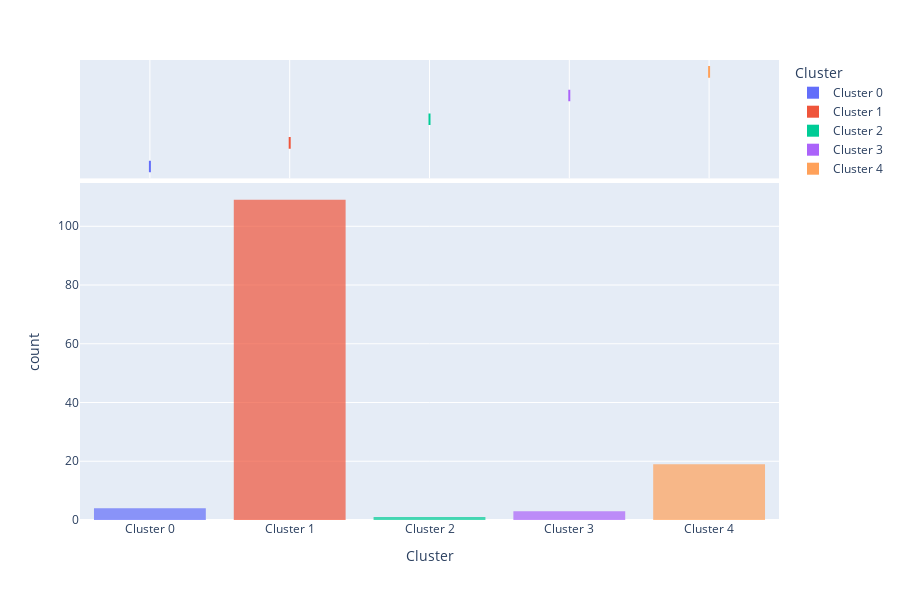

The notebook cell saved with this chart:
### Code cell
plot_model(model_kmeans, plot = 'distribution')

### Figure 1 — Plotly figure (JSON) as saved in the notebook; plotly's stock layout.template omitted (floating-point values rounded to 4 significant figures; data arrays with more than 128 entries replaced by an {"elided": "..."} marker saying what was removed)
{"data": [{"alignmentgroup": "True", "bingroup": "x", "hovertemplate": "Cluster=%{x}<br>count=%{y}<extra></extra>", "legendgroup": "Cluster 0", "marker": {"color": "#636efa", "opacity": 0.7, "pattern": {"shape": ""}}, "name": "Cluster 0", "offsetgroup": "Cluster 0", "orientation": "v", "showlegend": true, "type": "histogram", "x": ["Cluster 0", "Cluster 0", "Cluster 0", "Cluster 0"], "xaxis": "x", "yaxis": "y"}, {"alignmentgroup": "True", "customdata": [[117, "Mayorista", "1761420335-1", 24, 434553, 17, "117-Mayorista"], [117, "Mayorista", "879308950-1", 24, 441186, 24, "117-Mayorista"], [117, "Mayorista", "1760425173-1", 24, 255537, 24, "117-Mayorista"], [117, "Mayorista", "1750729655-1", 24, 342816, 20, "117-Mayorista"]], "hovertemplate": "Cluster=%{x}<br>Codigo distrito=%{customdata[0]}<br>Nombre tipo zona=%{customdata[1]}<br>Nit cliente-sucursal=%{customdata[2]}<br>Recency=%{customdata[3]}<br>Monetary=%{customdata[4]}<br>Frequency=%{customdata[5]}<br>Distrito-Nombretipozona=%{customdata[6]}<extra></extra>", "legendgroup": "Cluster 0", "marker": {"color": "#636efa"}, "name": "Cluster 0", "notched": true, "offsetgroup": "Cluster 0", "showlegend": false, "type": "box", "x": ["Cluster 0", "Cluster 0", "Cluster 0", "Cluster 0"], "xaxis": "x2", "yaxis": "y2"}, {"alignmentgroup": "True", "bingroup": "x", "hovertemplate": "Cluster=%{x}<br>count=%{y}<extra></extra>", "legendgroup": "Cluster 1", "marker": {"color": "#EF553B", "opacity": 0.7, "pattern": {"shape": ""}}, "name": "Cluster 1", "offsetgroup": "Cluster 1", "orientation": "v", "showlegend": true, "type": "histogram", "x": ["Cluster 1", "Cluster 1", "Cluster 1", "Cluster 1", "Cluster 1", "Cluster 1", "Cluster 1", "Cluster 1", "Cluster 1", "Cluster 1", "Cluster 1", "Cluster 1", "Cluster 1", "Cluster 1", "Cluster 1", "Cluster 1", "Cluster 1", "Cluster 1", "Cluster 1", "Cluster 1", "Cluster 1", "Cluster 1", "Cluster 1", "Cluster 1", "Cluster 1", "Cluster 1", "Cluster 1", "Cluster 1", "Cluster 1", "Cluster 1", "Cluster 1", "Cluster 1", "Cluster 1", "Cluster 1", "Cluster 1", "Cluster 1", "Cluster 1", "Cluster 1", "Cluster 1", "Cluster 1", "Cluster 1", "Cluster 1", "Cluster 1", "Cluster 1", "Cluster 1", "Cluster 1", "Cluster 1", "Cluster 1", "Cluster 1", "Cluster 1", "Cluster 1", "Cluster 1", "Cluster 1", "Cluster 1", "Cluster 1", "Cluster 1", "Cluster 1", "Cluster 1", "Cluster 1", "Cluster 1", "Cluster 1", "Cluster 1", "Cluster 1", "Cluster 1", "Cluster 1", "Cluster 1", "Cluster 1", "Cluster 1", "Cluster 1", "Cluster 1", "Cluster 1", "Cluster 1", "Cluster 1", "Cluster 1", "Cluster 1", "Cluster 1", "Cluster 1", "Cluster 1", "Cluster 1", "Cluster 1", "Cluster 1", "Cluster 1", "Cluster 1", "Cluster 1", "Cluster 1", "Cluster 1", "Cluster 1", "Cluster 1", "Cluster 1", "Cluster 1", "Cluster 1", "Cluster 1", "Cluster 1", "Cluster 1", "Cluster 1", "Cluster 1", "Cluster 1", "Cluster 1", "Cluster 1", "Cluster 1", "Cluster 1", "Cluster 1", "Cluster 1", "Cluster 1", "Cluster 1", "Cluster 1", "Cluster 1", "Cluster 1", "Cluster 1"], "xaxis": "x", "yaxis": "y"}, {"alignmentgroup": "True", "customdata": {"elided": "109x7 mixed values"}, "hovertemplate": "Cluster=%{x}<br>Codigo distrito=%{customdata[0]}<br>Nombre tipo zona=%{customdata[1]}<br>Nit cliente-sucursal=%{customdata[2]}<br>Recency=%{customdata[3]}<br>Monetary=%{customdata[4]}<br>Frequency=%{customdata[5]}<br>Distrito-Nombretipozona=%{customdata[6]}<extra></extra>", "legendgroup": "Cluster 1", "marker": {"color": "#EF553B"}, "name": "Cluster 1", "notched": true, "offsetgroup": "Cluster 1", "showlegend": false, "type": "box", "x": ["Cluster 1", "Cluster 1", "Cluster 1", "Cluster 1", "Cluster 1", "Cluster 1", "Cluster 1", "Cluster 1", "Cluster 1", "Cluster 1", "Cluster 1", "Cluster 1", "Cluster 1", "Cluster 1", "Cluster 1", "Cluster 1", "Cluster 1", "Cluster 1", "Cluster 1", "Cluster 1", "Cluster 1", "Cluster 1", "Cluster 1", "Cluster 1", "Cluster 1", "Cluster 1", "Cluster 1", "Cluster 1", "Cluster 1", "Cluster 1", "Cluster 1", "Cluster 1", "Cluster 1", "Cluster 1", "Cluster 1", "Cluster 1", "Cluster 1", "Cluster 1", "Cluster 1", "Cluster 1", "Cluster 1", "Cluster 1", "Cluster 1", "Cluster 1", "Cluster 1", "Cluster 1", "Cluster 1", "Cluster 1", "Cluster 1", "Cluster 1", "Cluster 1", "Cluster 1", "Cluster 1", "Cluster 1", "Cluster 1", "Cluster 1", "Cluster 1", "Cluster 1", "Cluster 1", "Cluster 1", "Cluster 1", "Cluster 1", "Cluster 1", "Cluster 1", "Cluster 1", "Cluster 1", "Cluster 1", "Cluster 1", "Cluster 1", "Cluster 1", "Cluster 1", "Cluster 1", "Cluster 1", "Cluster 1", "Cluster 1", "Cluster 1", "Cluster 1", "Cluster 1", "Cluster 1", "Cluster 1", "Cluster 1", "Cluster 1", "Cluster 1", "Cluster 1", "Cluster 1", "Cluster 1", "Cluster 1", "Cluster 1", "Cluster 1", "Cluster 1", "Cluster 1", "Cluster 1", "Cluster 1", "Cluster 1", "Cluster 1", "Cluster 1", "Cluster 1", "Cluster 1", "Cluster 1", "Cluster 1", "Cluster 1", "Cluster 1", "Cluster 1", "Cluster 1", "Cluster 1", "Cluster 1", "Cluster 1", "Cluster 1", "Cluster 1"], "xaxis": "x2", "yaxis": "y2"}, {"alignmentgroup": "True", "bingroup": "x", "hovertemplate": "Cluster=%{x}<br>count=%{y}<extra></extra>", "legendgroup": "Cluster 2", "marker": {"color": "#00cc96", "opacity": 0.7, "pattern": {"shape": ""}}, "name": "Cluster 2", "offsetgroup": "Cluster 2", "orientation": "v", "showlegend": true, "type": "histogram", "x": ["Cluster 2"], "xaxis": "x", "yaxis": "y"}, {"alignmentgroup": "True", "customdata": [[117, "Mayorista", "1669039644-1", 24, 2432909, 24, "117-Mayorista"]], "hovertemplate": "Cluster=%{x}<br>Codigo distrito=%{customdata[0]}<br>Nombre tipo zona=%{customdata[1]}<br>Nit cliente-sucursal=%{customdata[2]}<br>Recency=%{customdata[3]}<br>Monetary=%{customdata[4]}<br>Frequency=%{customdata[5]}<br>Distrito-Nombretipozona=%{customdata[6]}<extra></extra>", "legendgroup": "Cluster 2", "marker": {"color": "#00cc96"}, "name": "Cluster 2", "notched": true, "offsetgroup": "Cluster 2", "showlegend": false, "type": "box", "x": ["Cluster 2"], "xaxis": "x2", "yaxis": "y2"}, {"alignmentgroup": "True", "bingroup": "x", "hovertemplate": "Cluster=%{x}<br>count=%{y}<extra></extra>", "legendgroup": "Cluster 3", "marker": {"color": "#ab63fa", "opacity": 0.7, "pattern": {"shape": ""}}, "name": "Cluster 3", "offsetgroup": "Cluster 3", "orientation": "v", "showlegend": true, "type": "histogram", "x": ["Cluster 3", "Cluster 3", "Cluster 3"], "xaxis": "x", "yaxis": "y"}, {"alignmentgroup": "True", "customdata": [[117, "Mayorista", "1760392522-1", 24, 631901, 23, "117-Mayorista"], [117, "Mayorista", "1760269910-1", 24, 788702, 24, "117-Mayorista"], [117, "Mayorista", "953414754-1", 22, 721928, 19, "117-Mayorista"]], "hovertemplate": "Cluster=%{x}<br>Codigo distrito=%{customdata[0]}<br>Nombre tipo zona=%{customdata[1]}<br>Nit cliente-sucursal=%{customdata[2]}<br>Recency=%{customdata[3]}<br>Monetary=%{customdata[4]}<br>Frequency=%{customdata[5]}<br>Distrito-Nombretipozona=%{customdata[6]}<extra></extra>", "legendgroup": "Cluster 3", "marker": {"color": "#ab63fa"}, "name": "Cluster 3", "notched": true, "offsetgroup": "Cluster 3", "showlegend": false, "type": "box", "x": ["Cluster 3", "Cluster 3", "Cluster 3"], "xaxis": "x2", "yaxis": "y2"}, {"alignmentgroup": "True", "bingroup": "x", "hovertemplate": "Cluster=%{x}<br>count=%{y}<extra></extra>", "legendgroup": "Cluster 4", "marker": {"color": "#FFA15A", "opacity": 0.7, "pattern": {"shape": ""}}, "name": "Cluster 4", "offsetgroup": "Cluster 4", "orientation": "v", "showlegend": true, "type": "histogram", "x": ["Cluster 4", "Cluster 4", "Cluster 4", "Cluster 4", "Cluster 4", "Cluster 4", "Cluster 4", "Cluster 4", "Cluster 4", "Cluster 4", "Cluster 4", "Cluster 4", "Cluster 4", "Cluster 4", "Cluster 4", "Cluster 4", "Cluster 4", "Cluster 4", "Cluster 4"], "xaxis": "x", "yaxis": "y"}, {"alignmentgroup": "True", "customdata": {"elided": "19x7 mixed values"}, "hovertemplate": "Cluster=%{x}<br>Codigo distrito=%{customdata[0]}<br>Nombre tipo zona=%{customdata[1]}<br>Nit cliente-sucursal=%{customdata[2]}<br>Recency=%{customdata[3]}<br>Monetary=%{customdata[4]}<br>Frequency=%{customdata[5]}<br>Distrito-Nombretipozona=%{customdata[6]}<extra></extra>", "legendgroup": "Cluster 4", "marker": {"color": "#FFA15A"}, "name": "Cluster 4", "notched": true, "offsetgroup": "Cluster 4", "showlegend": false, "type": "box", "x": ["Cluster 4", "Cluster 4", "Cluster 4", "Cluster 4", "Cluster 4", "Cluster 4", "Cluster 4", "Cluster 4", "Cluster 4", "Cluster 4", "Cluster 4", "Cluster 4", "Cluster 4", "Cluster 4", "Cluster 4", "Cluster 4", "Cluster 4", "Cluster 4", "Cluster 4"], "xaxis": "x2", "yaxis": "y2"}], "layout": {"barmode": "relative", "height": 600, "legend": {"title": {"text": "Cluster"}, "tracegroupgap": 0}, "margin": {"t": 60}, "xaxis": {"anchor": "y", "categoryarray": ["Cluster 0", "Cluster 1", "Cluster 2", "Cluster 3", "Cluster 4"], "categoryorder": "array", "domain": [0, 1], "title": {"text": "Cluster"}}, "xaxis2": {"anchor": "y2", "domain": [0, 1], "matches": "x", "showgrid": true, "showticklabels": false}, "yaxis": {"anchor": "x", "domain": [0, 0.7326], "title": {"text": "count"}}, "yaxis2": {"anchor": "x2", "domain": [0.7426, 1], "matches": "y2", "showgrid": false, "showline": false, "showticklabels": false, "ticks": ""}}}
